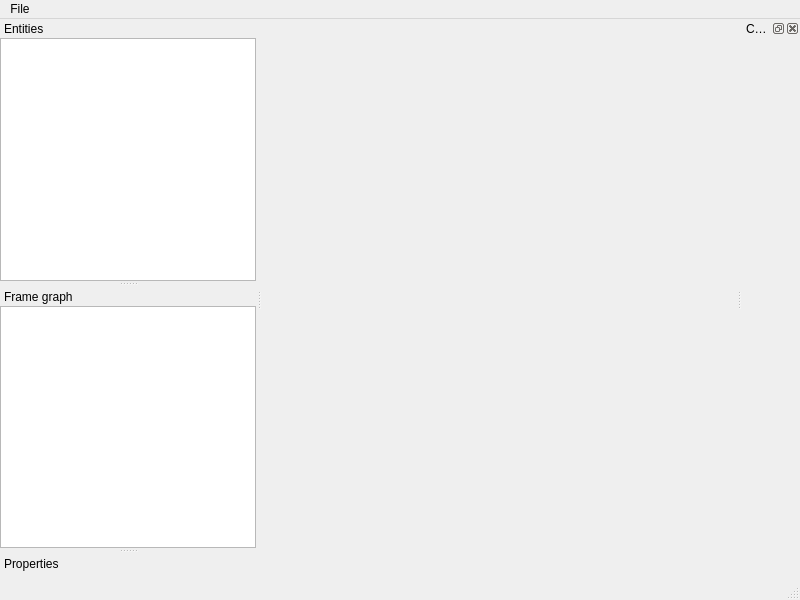
<?xml version="1.0" encoding="UTF-8"?>
<ui version="4.0">
 <class>MainWindow</class>
 <widget class="QMainWindow" name="MainWindow">
  <property name="geometry">
   <rect>
    <x>0</x>
    <y>0</y>
    <width>800</width>
    <height>600</height>
   </rect>
  </property>
  <property name="windowTitle">
   <string>Explorer</string>
  </property>
  <widget class="QWidget" name="centralwidget"/>
  <widget class="QMenuBar" name="menubar">
   <property name="geometry">
    <rect>
     <x>0</x>
     <y>0</y>
     <width>800</width>
     <height>21</height>
    </rect>
   </property>
   <widget class="QMenu" name="menuFile">
    <property name="title">
     <string>File</string>
    </property>
    <addaction name="actionOpenFile"/>
   </widget>
   <addaction name="menuFile"/>
  </widget>
  <widget class="QStatusBar" name="statusbar"/>
  <widget class="QDockWidget" name="sceneGraphDockWidget">
   <property name="features">
    <set>QDockWidget::DockWidgetMovable</set>
   </property>
   <property name="allowedAreas">
    <set>Qt::LeftDockWidgetArea|Qt::RightDockWidgetArea</set>
   </property>
   <property name="windowTitle">
    <string>Entities</string>
   </property>
   <attribute name="dockWidgetArea">
    <number>1</number>
   </attribute>
   <widget class="QWidget" name="sceneGraphDockWidgetContents">
    <layout class="QGridLayout" name="gridLayout">
     <property name="leftMargin">
      <number>0</number>
     </property>
     <property name="topMargin">
      <number>0</number>
     </property>
     <property name="rightMargin">
      <number>0</number>
     </property>
     <property name="bottomMargin">
      <number>0</number>
     </property>
     <item row="0" column="0">
      <widget class="SceneGraphTreeView" name="sceneGraphTreeView">
       <property name="rootIsDecorated">
        <bool>true</bool>
       </property>
       <property name="headerHidden">
        <bool>true</bool>
       </property>
       <attribute name="headerVisible">
        <bool>false</bool>
       </attribute>
      </widget>
     </item>
    </layout>
   </widget>
  </widget>
  <widget class="QDockWidget" name="frameGraphDockWidget">
   <property name="features">
    <set>QDockWidget::DockWidgetMovable</set>
   </property>
   <property name="allowedAreas">
    <set>Qt::LeftDockWidgetArea|Qt::RightDockWidgetArea</set>
   </property>
   <property name="windowTitle">
    <string>Frame graph</string>
   </property>
   <attribute name="dockWidgetArea">
    <number>1</number>
   </attribute>
   <widget class="QWidget" name="frameGraphDockWidgetContents">
    <layout class="QGridLayout" name="gridLayout_2">
     <property name="leftMargin">
      <number>0</number>
     </property>
     <property name="topMargin">
      <number>0</number>
     </property>
     <property name="rightMargin">
      <number>0</number>
     </property>
     <property name="bottomMargin">
      <number>0</number>
     </property>
     <item row="0" column="0">
      <widget class="QTreeView" name="frameGraphTreeView">
       <property name="headerHidden">
        <bool>true</bool>
       </property>
      </widget>
     </item>
    </layout>
   </widget>
  </widget>
  <widget class="QDockWidget" name="propertiesDockWidget">
   <property name="features">
    <set>QDockWidget::DockWidgetMovable</set>
   </property>
   <property name="allowedAreas">
    <set>Qt::LeftDockWidgetArea|Qt::RightDockWidgetArea</set>
   </property>
   <property name="windowTitle">
    <string>Properties</string>
   </property>
   <attribute name="dockWidgetArea">
    <number>1</number>
   </attribute>
   <widget class="PropertiesForm" name="propertiesForm"/>
  </widget>
  <widget class="QDockWidget" name="componentsDockWidget">
   <property name="windowTitle">
    <string>Components</string>
   </property>
   <attribute name="dockWidgetArea">
    <number>2</number>
   </attribute>
   <widget class="ComponentsWidget" name="componentsDockWidgetContents">
    <layout class="QVBoxLayout" name="verticalLayout">
     <property name="leftMargin">
      <number>0</number>
     </property>
     <property name="topMargin">
      <number>0</number>
     </property>
     <property name="rightMargin">
      <number>0</number>
     </property>
     <property name="bottomMargin">
      <number>0</number>
     </property>
    </layout>
   </widget>
  </widget>
  <action name="actionOpenFile">
   <property name="text">
    <string>Open File...</string>
   </property>
   <property name="shortcut">
    <string>Ctrl+O</string>
   </property>
  </action>
 </widget>
 <customwidgets>
  <customwidget>
   <class>PropertiesForm</class>
   <extends>QWidget</extends>
   <header>ui/propertiesform.h</header>
   <container>1</container>
  </customwidget>
  <customwidget>
   <class>SceneGraphTreeView</class>
   <extends>QTreeView</extends>
   <header>ui/scenegraphtreeview.h</header>
  </customwidget>
  <customwidget>
   <class>ComponentsWidget</class>
   <extends>QWidget</extends>
   <header>ui/componentswidget.h</header>
   <container>1</container>
  </customwidget>
 </customwidgets>
 <resources/>
 <connections>
  <connection>
   <sender>actionOpenFile</sender>
   <signal>triggered()</signal>
   <receiver>MainWindow</receiver>
   <slot>showOpenFileDialog()</slot>
   <hints>
    <hint type="sourcelabel">
     <x>-1</x>
     <y>-1</y>
    </hint>
    <hint type="destinationlabel">
     <x>399</x>
     <y>299</y>
    </hint>
   </hints>
  </connection>
 </connections>
 <slots>
  <slot>showOpenFileDialog()</slot>
 </slots>
</ui>
